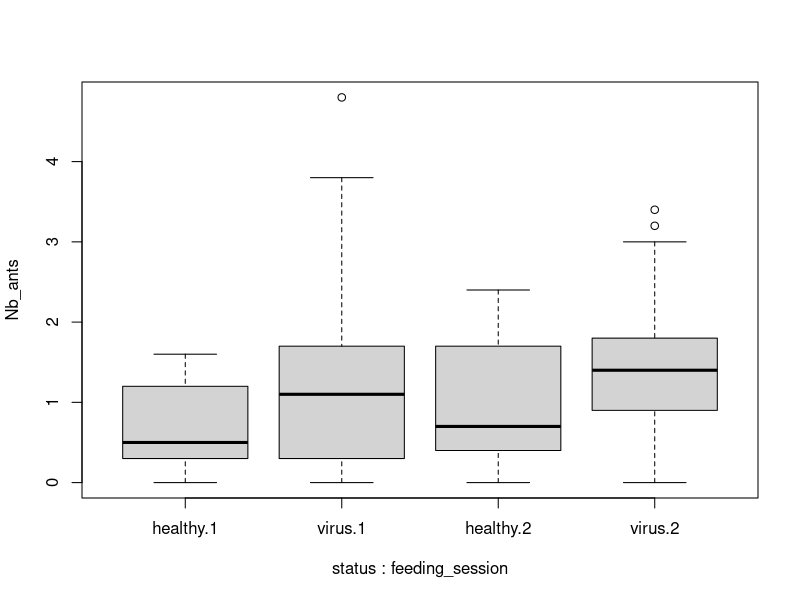
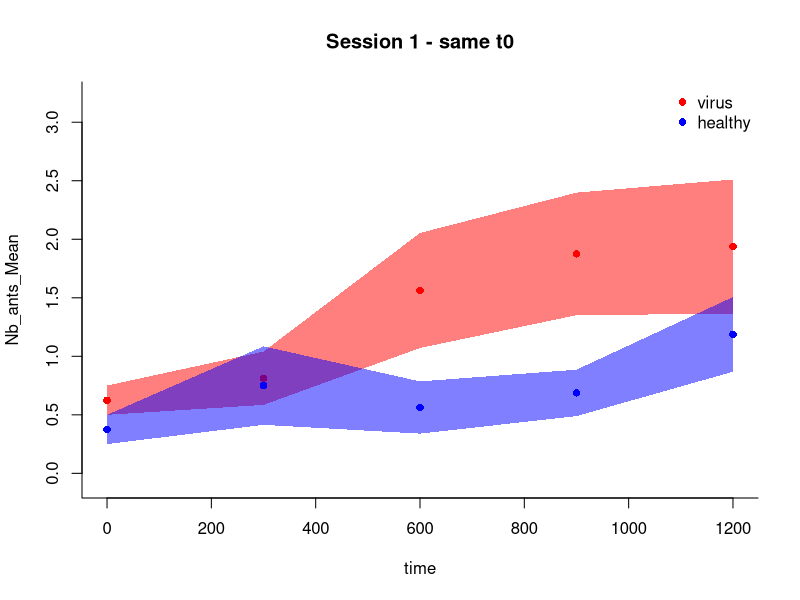
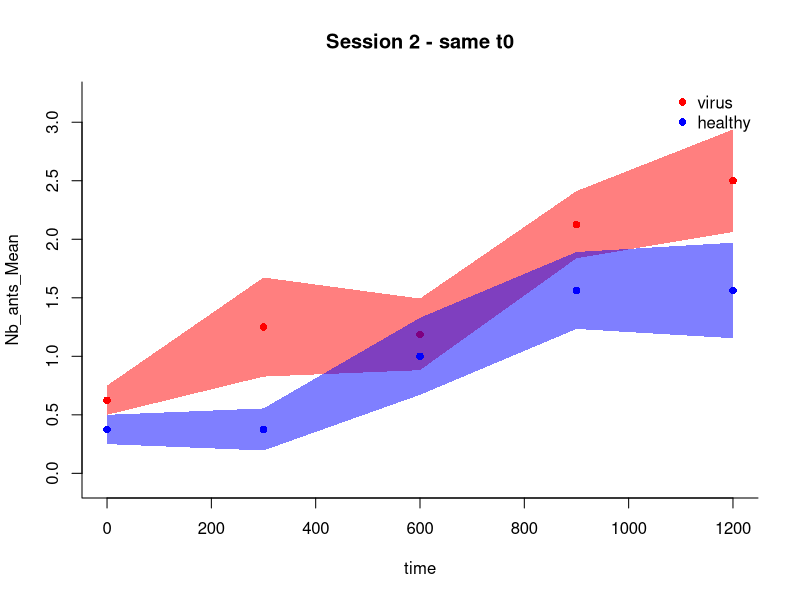
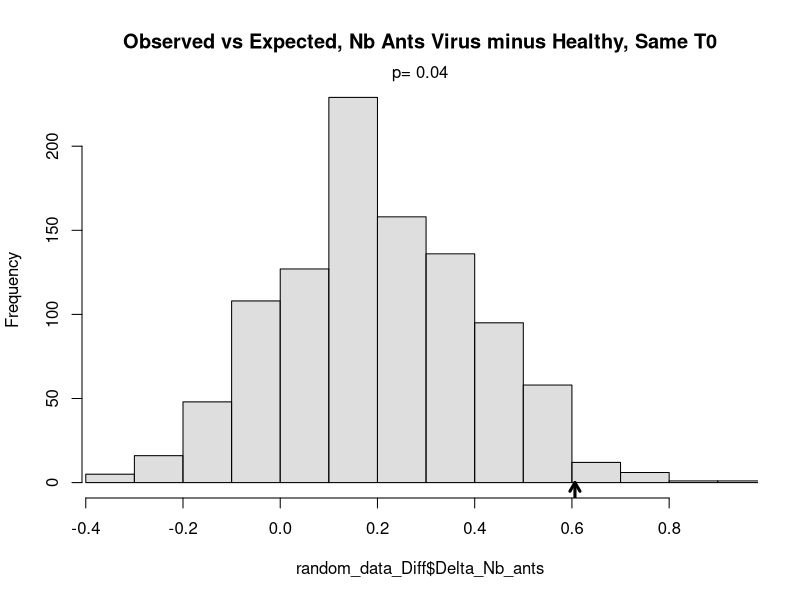
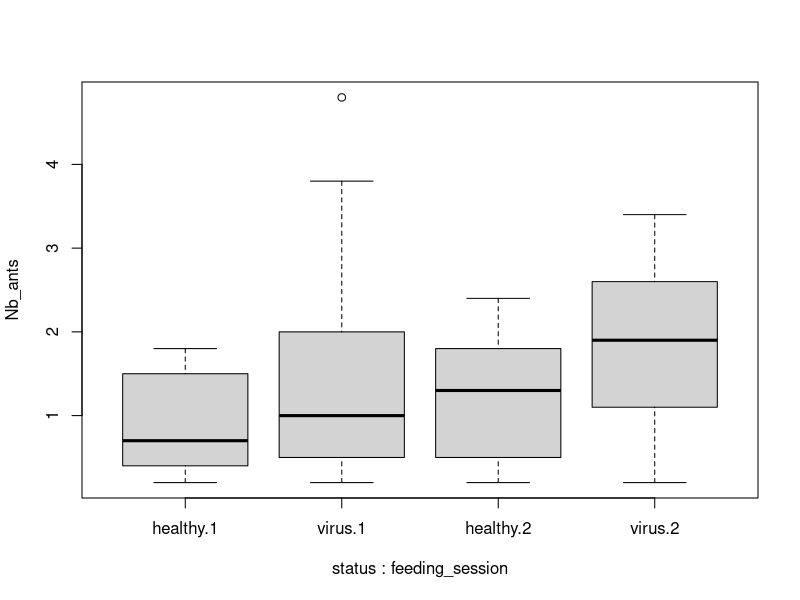
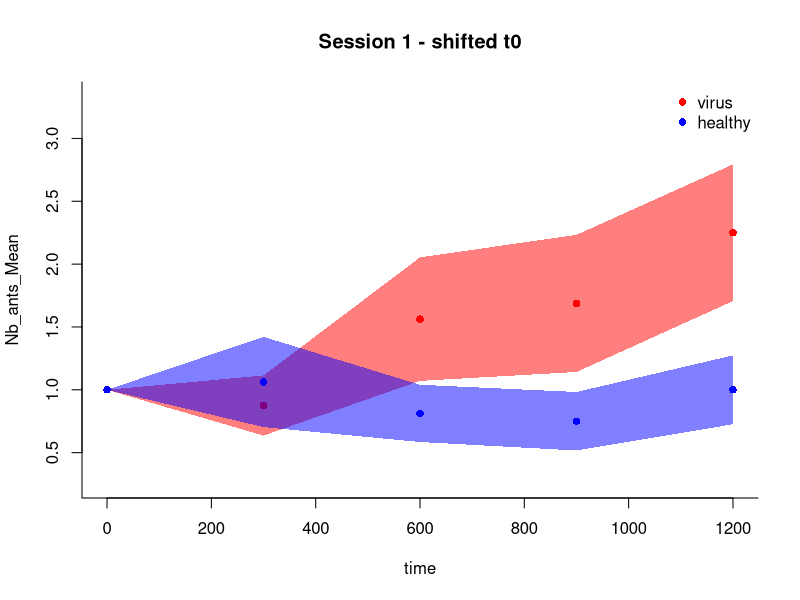
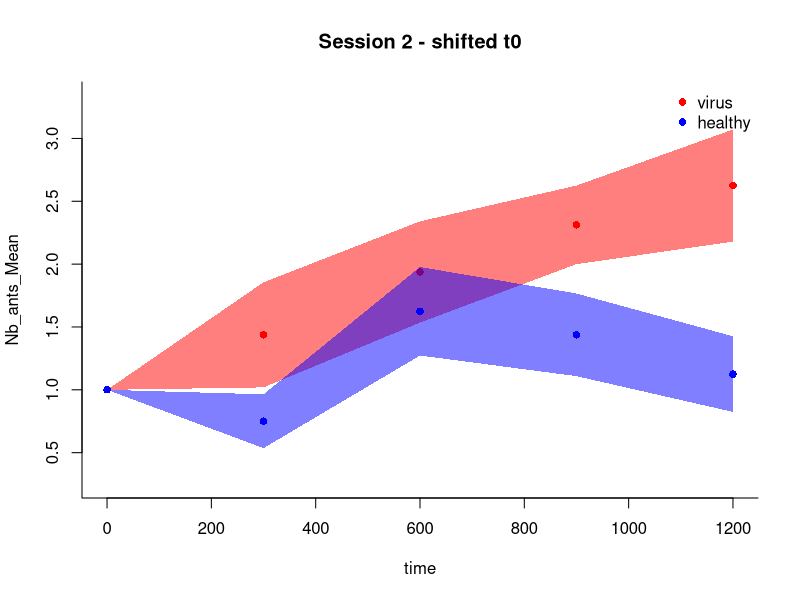
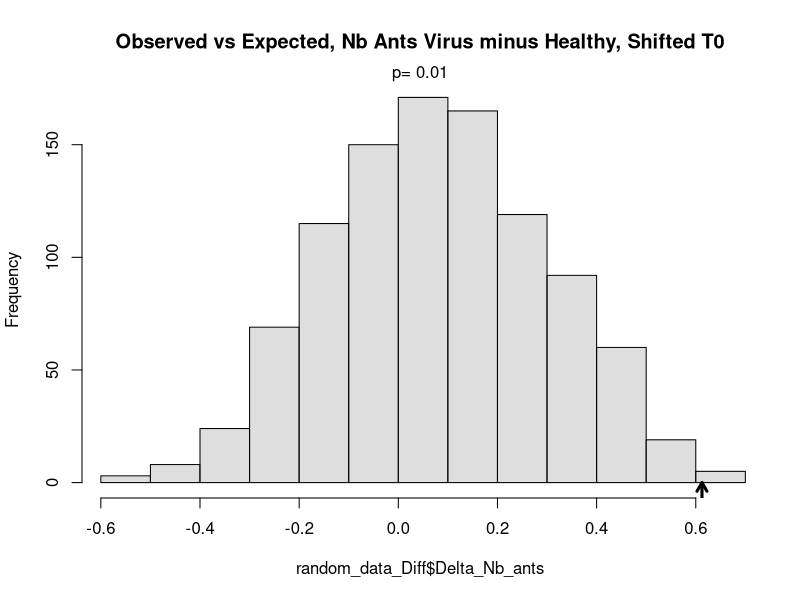

Generate these figures, in order, with R:
### ### ### ### ### ### ### ### ### ###
### ### ###  FC1 Analyses   ### ### ###
### ### ### ### ### ### ### ### ### ###
# Nathalies script #


#### prerequisites ####
library(lubridate)
library(plotrix)
library(scales)
library(car)
library(lme4)
library(Hmisc)
#setwd("~/Dropbox/SeniorLectureship_Bristol_Professorship_Fribourg/Students_postdocs/Post-Docs/Daniel Schlaeppi/FoodChoice_Experiment1") # homeoffice mac
setwd("/Users/gismo/Desktop/R/vital") # Daniel



#### data preparation ####
rm(list=ls())
dat <- read.table("Food_choice_1_data_2021_DS.txt", header = TRUE,stringsAsFactors = F)

# create empty variables (future data frames?)
dynamic_dat_same_t0_Nb      <- NULL
dynamic_dat_shifted_t0_Nb   <- NULL
dynamic_dat_same_t0_Diff      <- NULL
dynamic_dat_shifted_t0_Diff   <- NULL

# create time point vecotr (13 time points from t00, t05...t60)
Time_points_to_include <- 1:13
Time_points_to_include <- 1:5


# fill up the created 
# reminder for myself: dat[row,column]

for (i in 1:nrow(dat)){
  colony_id                          <- dat[i,"colony_id"]
  feeding_session                    <- dat[i,"feeding_session"]
  block                              <- dat[i,"block"]
  virus_position                     <- dat[i,"pos_corrected"]
  healthy_position                   <- c("left","right")[which(c("left","right")!=virus_position)]
  discovery_time_virus               <- period_to_seconds(hms(dat[i,paste("time_first_ant_",virus_position,sep="")]))
  discovery_time_healthy             <- period_to_seconds(hms(dat[i,paste("time_first_ant_",healthy_position,sep="")]))
  
  Nb_ant_virus_same_t0               <- as.numeric(dat[i,paste(c("t00","t05","t10","t15","t20","t25","t30","t35","t40","t45","t50","t55","t60"),substr(virus_position,1,1)  ,sep="_")])[Time_points_to_include]
  Nb_ant_healthy_same_t0             <- as.numeric(dat[i,paste(c("t00","t05","t10","t15","t20","t25","t30","t35","t40","t45","t50","t55","t60"),substr(healthy_position,1,1),sep="_")])[Time_points_to_include]
  
  if (discovery_time_virus<discovery_time_healthy){
    first_source_discovered          <- "virus"
    Nb_ant_virus_shifted_t0          <- Nb_ant_virus_same_t0
    Nb_ant_healthy_shifted_t0         <- as.numeric(dat[i,c("rl00","rl05","rl10","rl15","rl20","rl25","rl30","rl35","rl40","rl45","rl50","rl55","rl60")])[Time_points_to_include]
  }else{
    first_source_discovered          <- "healthy"
    Nb_ant_virus_shifted_t0          <- as.numeric(dat[i,c("rl00","rl05","rl10","rl15","rl20","rl25","rl30","rl35","rl40","rl45","rl50","rl55","rl60")])[Time_points_to_include]
    Nb_ant_healthy_shifted_t0        <- Nb_ant_healthy_same_t0
  }
  
  time_since_discovery               <- period_to_seconds(hms(dat[i,c("t00","t05","t10","t15","t20","t25","t30","t35","t40","t45","t50","t55","t60")]))[Time_points_to_include]                           - period_to_seconds(hms(dat[i,"time_first_ant"]))
  
  dynamic_dat_same_t0_Nb                <- rbind(dynamic_dat_same_t0_Nb, data.frame (colony_id,
                                                                                     feeding_session,
                                                                                     block,
                                                                                     virus_position,
                                                                                     discovery_time_virus,
                                                                                     discovery_time_healthy,
                                                                                     first_source_discovered,
                                                                                     time=rep(time_since_discovery,2),
                                                                                     status = rep(c("virus","healthy"),each=length(time_since_discovery)),
                                                                                     Nb_ants=c(Nb_ant_virus_same_t0,Nb_ant_healthy_same_t0),
                                                                                     stringsAsFactors = F))
  
  dynamic_dat_shifted_t0_Nb              <- rbind(dynamic_dat_shifted_t0_Nb, data.frame (colony_id,
                                                                                         feeding_session,
                                                                                         block,
                                                                                         virus_position,
                                                                                         discovery_time_virus,
                                                                                         discovery_time_healthy,
                                                                                         first_source_discovered,
                                                                                         time=rep(time_since_discovery,2),
                                                                                         status = rep(c("virus","healthy"),each=length(time_since_discovery)),
                                                                                         Nb_ants=c(Nb_ant_virus_shifted_t0,Nb_ant_healthy_shifted_t0),
                                                                                         stringsAsFactors = F))
  
  dynamic_dat_same_t0_Diff                <- rbind(dynamic_dat_same_t0_Diff, data.frame (colony_id,
                                                                                         feeding_session,
                                                                                         block,
                                                                                         virus_position,
                                                                                         discovery_time_virus,
                                                                                         discovery_time_healthy,
                                                                                         first_source_discovered,
                                                                                         time=time_since_discovery,
                                                                                         status = "virus_minus_healthy",
                                                                                         Delta_Nb_ants=Nb_ant_virus_same_t0-Nb_ant_healthy_same_t0,
                                                                                         stringsAsFactors = F))
  
  dynamic_dat_shifted_t0_Diff              <- rbind(dynamic_dat_shifted_t0_Diff, data.frame (colony_id,
                                                                                             feeding_session,
                                                                                             block,
                                                                                             virus_position,
                                                                                             discovery_time_virus,
                                                                                             discovery_time_healthy,
                                                                                             first_source_discovered,
                                                                                             time=time_since_discovery,
                                                                                             status = "virus_minus_healthy",
                                                                                             Delta_Nb_ants=Nb_ant_virus_shifted_t0-Nb_ant_healthy_shifted_t0,
                                                                                             stringsAsFactors = F))
  
}


#### the analysis ####

for (time_origin in c("same","shifted")){
  ###get dynamic data
  dynamic_dat_Nb      <- get(paste("dynamic_dat",time_origin,"t0","Nb",sep="_")) 
  dynamic_dat_Diff    <- get(paste("dynamic_dat",time_origin,"t0","Diff",sep="_")) 
  
  ###calculate means and SE create dynamic_summary_dat_Nb objects
  dynamic_summary_dat_Nb    <- data.frame(as.matrix(aggregate(Nb_ants   ~feeding_session+status+time,function(x)cbind(mean(x),std.error(x)),data=dynamic_dat_Nb)),stringsAsFactors = F)
  names(dynamic_summary_dat_Nb)[which(grepl(".1",names(dynamic_summary_dat_Nb)))] <- gsub(".1","_Mean",names(dynamic_summary_dat_Nb)[which(grepl(".1",names(dynamic_summary_dat_Nb)))])
  names(dynamic_summary_dat_Nb)[which(grepl(".2",names(dynamic_summary_dat_Nb)))] <- gsub(".2","_SE",names(dynamic_summary_dat_Nb)[which(grepl(".2",names(dynamic_summary_dat_Nb)))])
  dynamic_summary_dat_Nb$Nb_ants_Mean <- as.numeric( dynamic_summary_dat_Nb$Nb_ants_Mean)
  dynamic_summary_dat_Nb$Nb_ants_SE   <- as.numeric( dynamic_summary_dat_Nb$Nb_ants_SE)
  dynamic_summary_dat_Nb <- dynamic_summary_dat_Nb[order(dynamic_summary_dat_Nb$time),]
  
  ###calculate means and SE create dynamic_summary_dat_Diff objects
  dynamic_summary_dat_Diff    <- data.frame(as.matrix(aggregate(Delta_Nb_ants   ~feeding_session+status+time,function(x)cbind(mean(x),std.error(x)),data=dynamic_dat_Diff)),stringsAsFactors = F)
  names(dynamic_summary_dat_Diff)[which(grepl(".1",names(dynamic_summary_dat_Diff)))] <- gsub(".1","_Mean",names(dynamic_summary_dat_Diff)[which(grepl(".1",names(dynamic_summary_dat_Diff)))])
  names(dynamic_summary_dat_Diff)[which(grepl(".2",names(dynamic_summary_dat_Diff)))] <- gsub(".2","_SE",names(dynamic_summary_dat_Diff)[which(grepl(".2",names(dynamic_summary_dat_Diff)))])
  dynamic_summary_dat_Diff$Delta_Nb_ants_Mean <- as.numeric( dynamic_summary_dat_Diff$Delta_Nb_ants_Mean)
  dynamic_summary_dat_Diff$Delta_Nb_ants_SE   <- as.numeric( dynamic_summary_dat_Diff$Delta_Nb_ants_SE)
  dynamic_summary_dat_Diff <- dynamic_summary_dat_Diff[order(dynamic_summary_dat_Diff$time),]
  
  ### calculate one mean number of ants for each source, each colony and each feeding session
  summary_dat_Nb      <- aggregate(Nb_ants   ~colony_id+feeding_session+block+virus_position+discovery_time_virus+discovery_time_healthy+first_source_discovered+status,FUN=mean,data=dynamic_dat_Nb)
  ### stats
  print( paste("Statistics -",time_origin,"T0"))
  model <- lmer(Nb_ants ~ status*feeding_session + (1|colony_id) + (1|first_source_discovered), data=summary_dat_Nb )
  print(Anova(model))
  print(shapiro.test(residuals(model)))
  ### plot  TO IMPROVE: SHOULD BE MEANS AND STANDARD ERRORS RATHR THAN BOXPLOT
  boxplot(Nb_ants~status+feeding_session,data=summary_dat_Nb)
  
  ### NOTE: AS FEEDING SESSION IS HIGHLY NON-SIGNIFICANT, WE DON'T NEED TO DISTINGUISH BETWEEN THE TWO IN THE ANALYSIS OF RANDOMISATION TESTS
  
  ###Plot Dynamic data For Each Session
  for (session in c(1,2)){
    ymin <- min( dynamic_summary_dat_Nb$Nb_ants_Mean-dynamic_summary_dat_Nb$Nb_ants_SE )
    ymax <- max( dynamic_summary_dat_Nb$Nb_ants_Mean+dynamic_summary_dat_Nb$Nb_ants_SE )
    
    plot(Nb_ants_Mean ~ time, pch=16, col="red",
         data=dynamic_summary_dat_Nb[which(dynamic_summary_dat_Nb$feeding_session==session & dynamic_summary_dat_Nb$status=="virus"),],
         ylim=c(ymin-0.1*(ymax-ymin),ymax+0.1*(ymax-ymin)),bty="l", 
         main =paste("Session",session,"-", time_origin ,"t0"))
    polygon( x= c( dynamic_summary_dat_Nb[which(dynamic_summary_dat_Nb$feeding_session==session & dynamic_summary_dat_Nb$status=="virus"),"time"]
                   ,
                   rev(dynamic_summary_dat_Nb[which(dynamic_summary_dat_Nb$feeding_session==session & dynamic_summary_dat_Nb$status=="virus"),"time"]) ) , 
             y= c( dynamic_summary_dat_Nb[which(dynamic_summary_dat_Nb$feeding_session==session & dynamic_summary_dat_Nb$status=="virus"),"Nb_ants_Mean"] - dynamic_summary_dat_Nb[which(dynamic_summary_dat_Nb$feeding_session==session & dynamic_summary_dat_Nb$status=="virus"),"Nb_ants_SE"]  
                   ,
                   rev( dynamic_summary_dat_Nb[which(dynamic_summary_dat_Nb$feeding_session==session & dynamic_summary_dat_Nb$status=="virus"),"Nb_ants_Mean"] + dynamic_summary_dat_Nb[which(dynamic_summary_dat_Nb$feeding_session==session & dynamic_summary_dat_Nb$status=="virus"),"Nb_ants_SE"])),
             col=alpha("red",0.5),border=NA
    )
    points(Nb_ants_Mean ~ time, pch=16, col="blue",
           data=dynamic_summary_dat_Nb[which(dynamic_summary_dat_Nb$feeding_session==session & dynamic_summary_dat_Nb$status=="healthy"),])
    polygon(  x= c( dynamic_summary_dat_Nb[which(dynamic_summary_dat_Nb$feeding_session==session & dynamic_summary_dat_Nb$status=="healthy"),"time"]
                    ,
                    rev(dynamic_summary_dat_Nb[which(dynamic_summary_dat_Nb$feeding_session==session & dynamic_summary_dat_Nb$status=="healthy"),"time"]) ) , 
              y= c( dynamic_summary_dat_Nb[which(dynamic_summary_dat_Nb$feeding_session==session & dynamic_summary_dat_Nb$status=="healthy"),"Nb_ants_Mean"] - dynamic_summary_dat_Nb[which(dynamic_summary_dat_Nb$feeding_session==session & dynamic_summary_dat_Nb$status=="healthy"),"Nb_ants_SE"]  
                    ,
                    rev( dynamic_summary_dat_Nb[which(dynamic_summary_dat_Nb$feeding_session==session & dynamic_summary_dat_Nb$status=="healthy"),"Nb_ants_Mean"] + dynamic_summary_dat_Nb[which(dynamic_summary_dat_Nb$feeding_session==session & dynamic_summary_dat_Nb$status=="healthy"),"Nb_ants_SE"])),
              col=alpha("blue",0.5),border=NA
    )
    legend ("topright",legend=c("virus","healthy"),col=c("red","blue"),pch=16,bty="n")
    
  }
  
  ### Randomisation test for each session
  ### Aim: test whether the results are an artifact from virus food tending to be discovered earlier than healthy food
  ### H0: there is no difference in ant behaviour towards either virus or healthy food, the only relevant point for recruitment is which food was discovered first
  ### In the observed dataset the virus was discovered first a certain number of time
  ### The randomisation will consist in randomly drawing the same number of colonies from the total and saying that in these colonies the first source had virus (irrespective of truth), and in all others the first source was healthy irrespective of truth)
  ### If observed data is an artifact, we should observe a similar difference in number of ants between the two sources in randomised and real data
  
  ### Pre-calculations: nb of colonies that found the virus first in each session, and observed difference in number of ants across all colonies and all times
  nb_discoveries <- aggregate(colony_id~first_source_discovered+feeding_session ,FUN=length, data= summary_dat_Nb[which(summary_dat_Nb$status=="healthy"),])
  observed_Diff    <- aggregate(Delta_Nb_ants   ~ status,FUN=mean,data=dynamic_dat_Diff)
  
  random_data_dynamic_Nb <- NULL
  random_data_Diff       <- NULL 
  
  for (i in 1 : 1000){ ### randomisation loop
    rand_Nb   <- NULL
    rand_Diff <- NULL
    ### randomise separately for each session
    for (session in c(1,2)){
      
      nb_virus       <- nb_discoveries[which(nb_discoveries$first_source_discovered=="virus"&nb_discoveries$feeding_session==session),"colony_id"]
      
      subset_Nb   <- dynamic_dat_Nb[which(dynamic_dat_Nb$feeding_session==session),]
      subset_Diff <- dynamic_dat_Diff[which(dynamic_dat_Diff$feeding_session==session),]
      colony_list <- unique(subset_Nb$colony_id)
      
      hypothetic_virus_first    <- sample(colony_list,size=nb_virus,replace = F)
      ####now create first_source_discovered_RAND column according to hypothetical status
      rand_subset_Nb                                                                                           <- subset_Nb             ; rand_subset_Diff                                                                                             <- subset_Diff  
      rand_subset_Nb$first_source_discovered_RAND                                                              <- "healthy"             ; rand_subset_Diff$first_source_discovered_RAND                                                                <- "healthy" ;
      rand_subset_Nb[which(rand_subset_Nb$colony_id%in%hypothetic_virus_first),"first_source_discovered_RAND"] <- "virus"               ; rand_subset_Diff[which(rand_subset_Diff$colony_id%in%hypothetic_virus_first),"first_source_discovered_RAND"] <- "virus"
      
      #### for Nb: copy status column into a new column status_RAND, and switch the values for those colonies who have been assigned a different first source discovered than in the observed data
      rand_subset_Nb$status_RAND  <- rand_subset_Nb$status                                                                           <- rand_subset_Nb$status 
      rand_subset_Nb[which(rand_subset_Nb$first_source_discovered_RAND!=rand_subset_Nb$first_source_discovered &  rand_subset_Nb$status=="virus"),"status_RAND"] <- "healthy"
      rand_subset_Nb[which(rand_subset_Nb$first_source_discovered_RAND!=rand_subset_Nb$first_source_discovered &  rand_subset_Nb$status=="healthy"),"status_RAND"] <- "virus"
      
      #### for Diff: multiply the rows of colonies who have been assigned a different first source discovered than in the observed data by minus 1
      rand_subset_Diff[which(rand_subset_Diff$first_source_discovered_RAND!=rand_subset_Diff$first_source_discovered),"Delta_Nb_ants"] <- (-1)*rand_subset_Diff[which(rand_subset_Diff$first_source_discovered_RAND!=rand_subset_Diff$first_source_discovered),"Delta_Nb_ants"] 
      
      #### concatenate and store
      rand_Nb   <- rbind(rand_Nb  ,data.frame(RAND=i, feeding_session=session, rand_subset_Nb))
      rand_Diff <- rbind(rand_Diff,data.frame(RAND=i, feeding_session=session, rand_subset_Diff))
      
       
    }
    
    ###then we use aggregate to get the mean number of ants at each time point in the hypothetical scenario, across all colonies and both feeding events
    mean_rand_dat_Nb <- aggregate(Nb_ants ~ status_RAND + time, FUN=mean, data=rand_Nb)
    #### andn we use aggregate to calculate the mean delta nb ant across all times,  all colonies and both feeding events in the hypothetical scenario
    mean_rand_dat_Diff <- aggregate(Delta_Nb_ants ~  1, FUN=mean, data=rand_Diff)
    ###and we concatenate
    random_data_dynamic_Nb <- rbind(random_data_dynamic_Nb,data.frame(RAND=i, feeding_session=session, mean_rand_dat_Nb))
    random_data_Diff       <- rbind(random_data_Diff      ,data.frame(RAND=i, feeding_session=session, mean_rand_dat_Diff))
    
    
  }
  
  #### Plot expected vs observed, Delta ants
  xmin <- min (c(random_data_Diff$Delta_Nb_ants),observed_Diff[,"Delta_Nb_ants"])
  xmax <- max (c(random_data_Diff$Delta_Nb_ants),observed_Diff[,"Delta_Nb_ants"])
  
  hist(random_data_Diff$Delta_Nb_ants,col=alpha("grey",0.5),xlim=c(xmin,xmax),main=paste("Observed vs Expected, Nb Ants Virus minus Healthy,",capitalize(time_origin),"T0"))
  arrows(x0=observed_Diff[,"Delta_Nb_ants"],
         y0=0,
         y1=-10,
         code=1,
         col="black",
         lwd=3,
         length=0.1)
  
  #### P value
  if (observed_Diff[,"Delta_Nb_ants"]>median(random_data_Diff$Delta_Nb_ants)){
    pval <- 2*length(which(random_data_Diff$Delta_Nb_ants>=observed_Diff[,"Delta_Nb_ants"]))/length(random_data_Diff$Delta_Nb_ants)
    mtext(paste("p=",pval),3)
    
  }else{
    pval <- 2*length(which(random_data_Diff$Delta_Nb_ants<=observed_Diff[,"Delta_Nb_ants"]))/length(random_data_Diff$Delta_Nb_ants)
    mtext(paste("p=",pval),3)
    
  }
  
}



#### new idea : linear model with time all time points included instead of means ?

head(dynamic_dat_same_t0_Nb)
str(dynamic_dat_same_t0_Nb)
dynamic_dat_same_t0_Nb$time <- as.factor(dynamic_dat_same_t0_Nb$time)
dynamic_dat_same_t0_Nb$feeding_session <- as.factor(dynamic_dat_same_t0_Nb$feeding_session)

model <- glmer(Nb_ants ~ status*time + feeding_session + (1|colony_id) + (1|first_source_discovered), data=dynamic_dat_same_t0_Nb, family = "poisson")
Anova(model)

# or with feedign session as random factor
model <- glmer(Nb_ants ~ status*time + (1|colony_id) + (1|first_source_discovered) + (1|feeding_session), data=dynamic_dat_same_t0_Nb, family = "poisson")
Anova(model)
